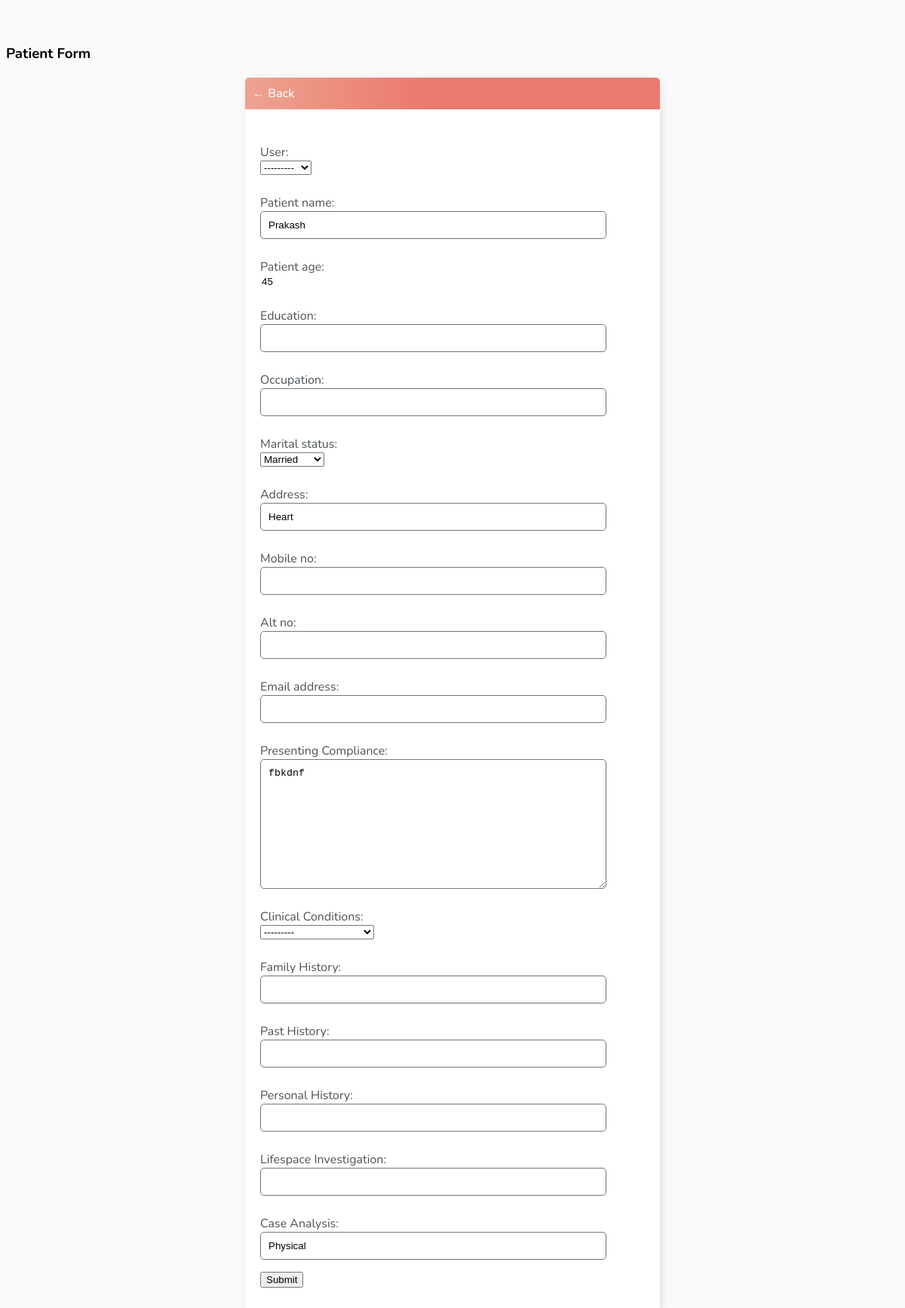
Page /edit-patient/3/ (signed in) on the committed database.
### projects/models.py (models this page shows, shortened)
class Patient(models.Model) :
    User = models.ForeignKey(User,on_delete=models.CASCADE,null=True,blank=True)
    patient_name = models.CharField(max_length=200,null=True,blank=True)
    patient_age = models.IntegerField(null=True,blank= True)
    Education = models.CharField(max_length=100,null=True,blank=True)
    Occupation =models.CharField(max_length=100,null=True,blank=True)
    mr_choice=(
       ( 'Married' ,'Married'),
       ( 'Unmarried' ,'Unmarried'),
       ( 'Not willing to disclose' ,'Not willing'),
    )
    Marital_status= models.CharField(max_length=100,blank=True,null=True,choices=mr_choice)
    Address =models.CharField(max_length=200,null=True,blank=True)
    Mobile_no = models.CharField(max_length=200,null=True,blank=True)
    alt_no =models.CharField(max_length=200,null=True,blank=True)
    Email_address = models.CharField(max_length=200,null=True,blank=True)
    Presenting_Compliance = models.TextField(null=True,blank=True)
    clinical_conditions=(
       ( 'DM' ,'DM'),
       ( 'HTN' ,'HTN'),
       ( 'HIPOTHYROIDISM','HIPOTHYROIDISM'),
        ( 'HYPERLIPIDIMIA','HYPERLIPIDIMIA'),
        ( 'HEARTCONDITIONS','HEARTCONDITIONS'),
    )
    Clinical_Conditions =models.CharField(max_length=100,blank=True,null=True,choices=clinical_conditions)
    Family_History = models.CharField(max_length=200,null=True,blank=True)
    Past_History = models.CharField(max_length=200,null=True,blank=True)
    Personal_History =models.CharField(max_length=200,null=True,blank=True)
    Lifespace_Investigation =models.CharField(max_length=200,null=True,blank=True)
    Case_Analysis =models.CharField(max_length=200,null=True,blank=True)
    create =models.DateTimeField(auto_now_add=True)
    class Meta :
        ordering = ['patient_name']

### projects/views.py (the view)
# urls.py: path('edit-patient/<str:pk>/',PatientUpdate.as_view(),name='edit-patient'),
class PatientUpdate(LoginRequiredMixin,UpdateView) :
    model = Patient
    fields = '__all__'
    template_name ='projects/patient_form.html'
    success_url = reverse_lazy('patientsList')

### projects/templates/projects/patient_form.html (shortened to what this page needs)
<h3>Patient Form</h3>
{% extends 'projects/main.html' %}
{% block content %}
<div class="header-bar">
    <a href="{% url 'patientsList' %}">&#8592; Back</a>
</div>
<div class="card-body">
    <form method="POST" action="">
        {{form.as_p}}
        <button type=submit>Submit</button>
    </form>
</div>
{% endblock content %}

### projects/templates/projects/main.html (style rules this page uses)
body { background-color: #FAFAFA; font-family: 'Nunito', sans-serif; padding-top: 50px; }
h1, h2, h3, h4, h5, h6, { font-family: 'Raleway', sans-serif; }
a, p { color: #4b5156 }
a { font-weight: 600; }
input { outline: none; border: none; }
.header-bar { display: flex; justify-content: space-between; color: #fff; padding: 10px; border-radius: 5px 5px 0 0; background: linear-gradient(90deg, #EEA390 0%, #EB796F 43%, #EB796F 100%); }
.header-bar a { color: rgb(247, 247, 247); text-decoration: none; }
input[type=text], input[type=password], textarea { border: 1px solid #757575; border-radius: 5px; padding: 10px; width: 90%; }
label { padding-top: 10px !important; display: block; }
::placeholder { font-weight: 300; opacity: 0.5; }
.card-body { padding: 20px; }

### rows in the picture
Patient: User "---------", patient_name "Prakash", patient_age "45", Marital_status "Married", Address "Heart", Presenting_Compliance "fbkdnf", Clinical_Conditions "---------", Case_Analysis "Physical"
